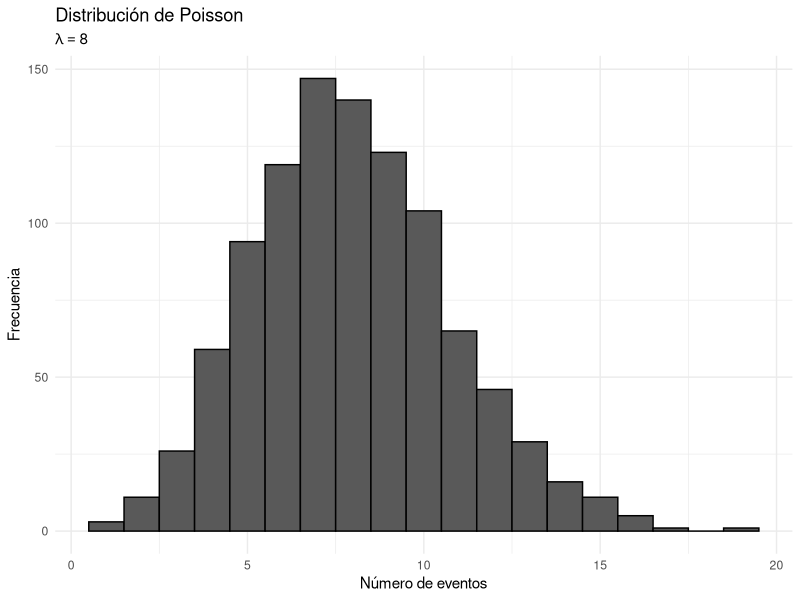
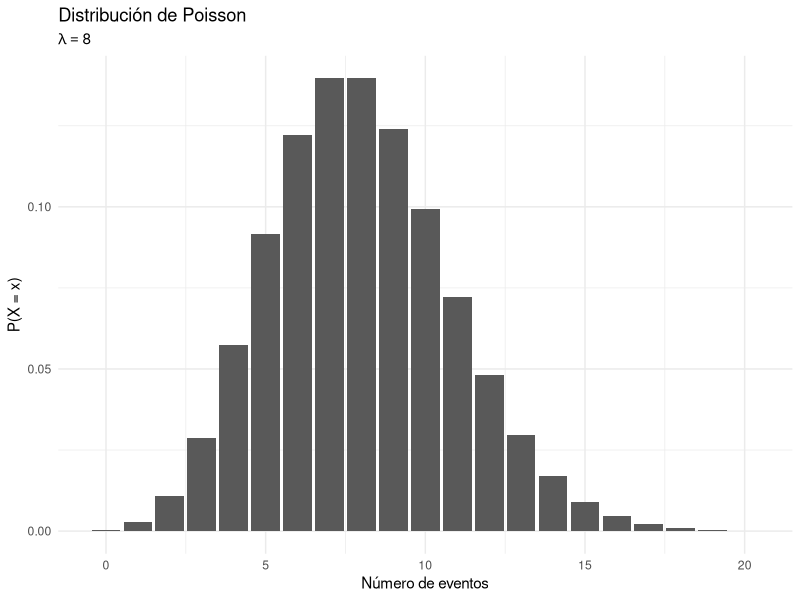
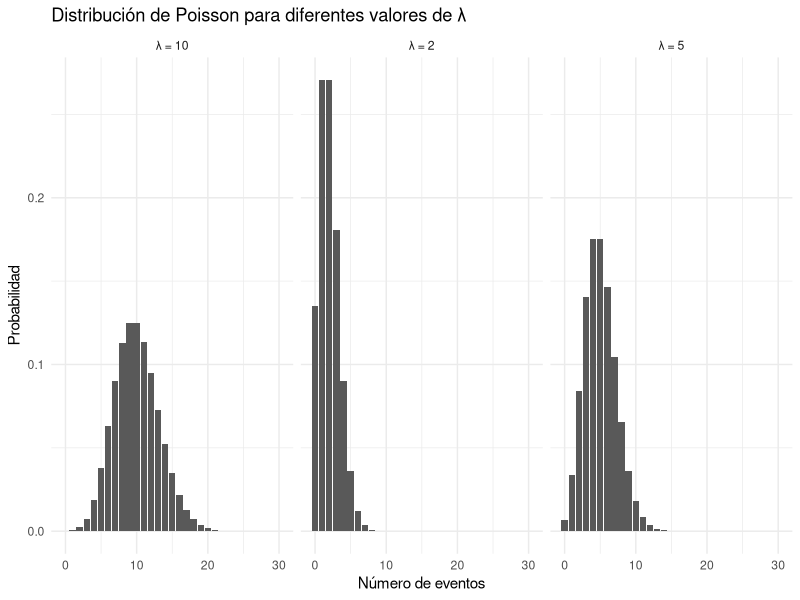

Here is the R script that generated these plots, in order:
## ---- chunk 1
ipak <- function(pkg){

  options(repos = c(CRAN="https://cloud.r-project.org"))

  new.pkg <- pkg[!(pkg %in% rownames(installed.packages()))]

  if(length(new.pkg)) install.packages(new.pkg, dependencies = TRUE)

  invisible(lapply(pkg, function(p)
    suppressPackageStartupMessages(library(p, character.only = TRUE))
  ))
}

packages <- c("tidyverse","kableExtra")

ipak(packages)
## ---- chunk 2
dpois(5, lambda = 8)
## ---- chunk 3
ppois(6, lambda = 8)
## ---- chunk 4
1 - ppois(6, lambda = 8)
## ---- chunk 5
1 - dpois(0, lambda = 8)
## ---- chunk 6
ppois(0, lambda = 8, lower.tail = FALSE)
## ---- chunk 7
set.seed(123)

x <- rpois(
  n = 100,
  lambda = 8
)

x
## ---- chunk 8
#| fig-width: 9
#| fig-height: 5

library(ggplot2)

set.seed(123)

datos <- data.frame(
  x = rpois(1000, lambda = 8)
)

ggplot(datos, aes(x = x)) +
  geom_histogram(
    binwidth = 1,
    boundary = -0.5,
    color = "black"
  ) +
  labs(
    title = "Distribución de Poisson",
    subtitle = expression(lambda == 8),
    x = "Número de eventos",
    y = "Frecuencia"
  ) +
  theme_minimal()
## ---- chunk 9
library(ggplot2)

lambda <- 8

x <- 0:20

datos <- data.frame(
  x = x,
  probabilidad = dpois(x, lambda)
)

ggplot(
  datos,
  aes(
    x = x,
    y = probabilidad
  )
) +
  geom_col() +
  labs(
    title = "Distribución de Poisson",
    subtitle = expression(lambda == 8),
    x = "Número de eventos",
    y = "P(X = x)"
  ) +
  theme_minimal()
## ---- chunk 10
library(ggplot2)

x <- 0:30

datos <- rbind(
  data.frame(
    x = x,
    probabilidad = dpois(x, 2),
    lambda = "λ = 2"
  ),
  data.frame(
    x = x,
    probabilidad = dpois(x, 5),
    lambda = "λ = 5"
  ),
  data.frame(
    x = x,
    probabilidad = dpois(x, 10),
    lambda = "λ = 10"
  )
)

ggplot(
  datos,
  aes(
    x = x,
    y = probabilidad
  )
) +
  geom_col() +
  facet_wrap(~lambda) +
  labs(
    title = "Distribución de Poisson para diferentes valores de λ",
    x = "Número de eventos",
    y = "Probabilidad"
  ) +
  theme_minimal()
